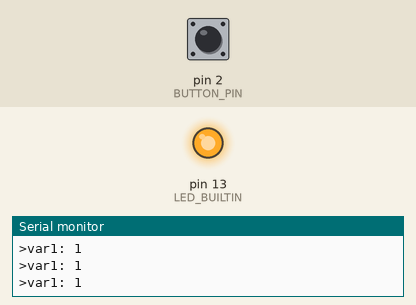
A sketch run on a simulated Arduino Uno, built with avr-gcc and run on an emulated ATmega328P. Parts: output pins drawn as LEDs (lit = HIGH), the last lines printed to the serial monitor. Inputs (shaded band) come from the test bench; at power-on: pin 2 (BUTTON_PIN) HIGH.

Above: at 1.2 s.
1.3 s: pin 2 (BUTTON_PIN) pulled LOW for 0.15 s
At 1.4 s:
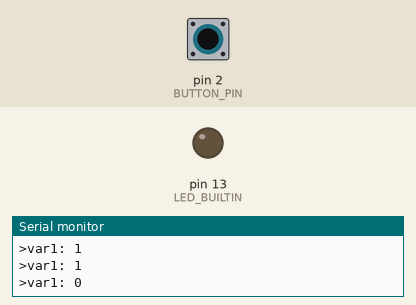
3.0 s: pin 2 (BUTTON_PIN) pulled LOW for 3.2 s
At 6.5 s:
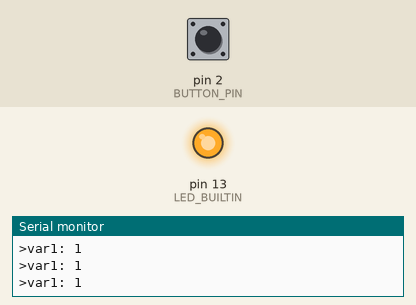
Timing chart, 0 to 8.0 s (numbered marks = the images above; inputs shaded):
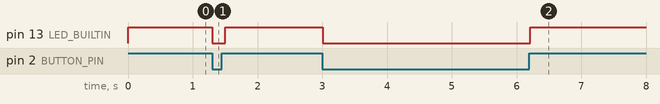

Measured:
- after the input at 1.3 s, pin 13 (LED_BUILTIN): HIGH → LOW at once, → HIGH 0.20 s later
- after the input at 3.0 s, pin 13 (LED_BUILTIN): HIGH → LOW at once, → HIGH 3.2 s later

The sketch:

button.ino
```cpp
#include <Arduino.h>

const int BUTTON_PIN = 2;

const int DELAY_TIME = 100;
const long NUM_BLINKS = 0;
bool on = false;

void setup() {
    // Initialize digital pin LED_BUILTIN as an output
    pinMode(LED_BUILTIN, OUTPUT);
    pinMode(BUTTON_PIN, INPUT);
    pinMode(BUTTON_PIN, INPUT_PULLUP);

    Serial.begin(115200);
}

void loop() {
    bool new_on = digitalRead(BUTTON_PIN) == HIGH;

    if (new_on != on) {
        digitalWrite(LED_BUILTIN, new_on);
    }

    on = new_on;

    Serial.println(">var1: " + String((int) on));

    delay(DELAY_TIME);

}
```
